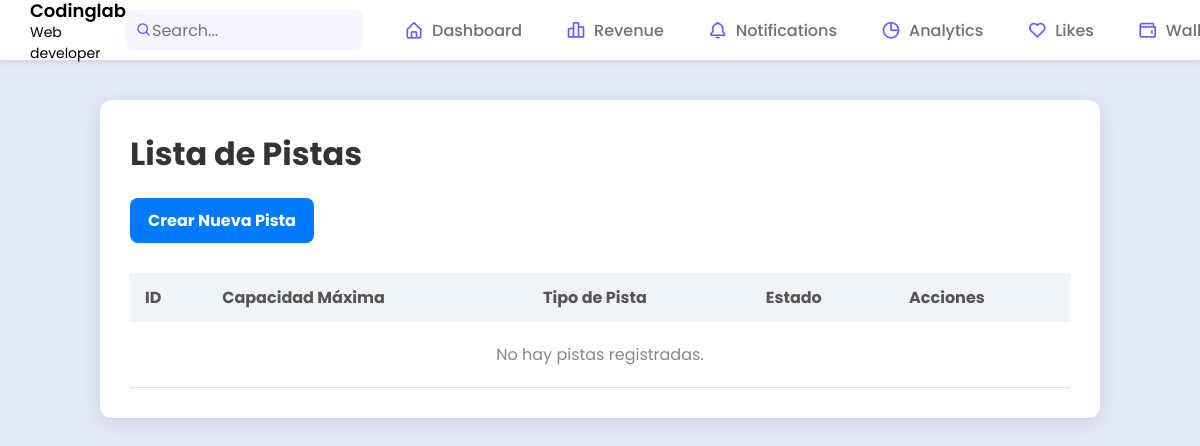
The app's page /pistas/, older data.
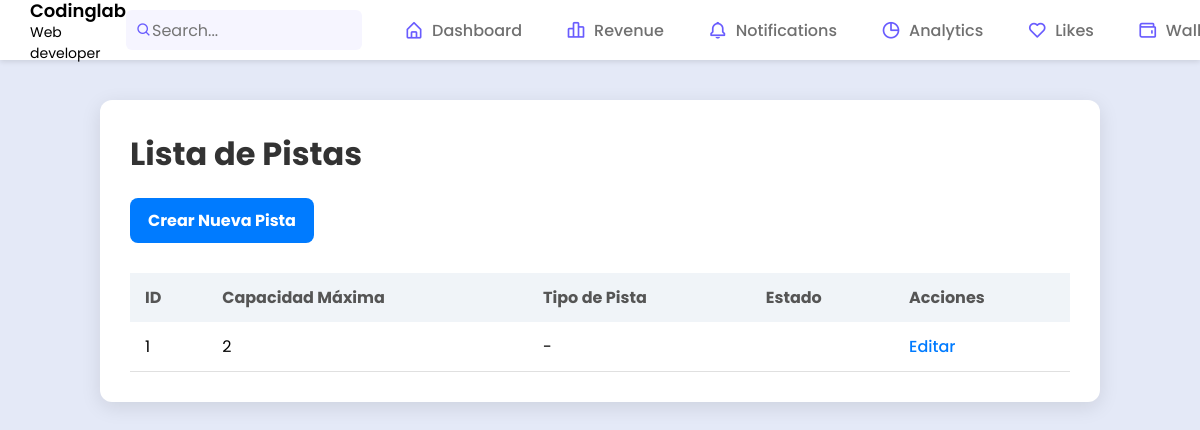
The same page, newer data.
### bowl/models.py (models this page shows, shortened)
class Pista(models.Model):
    id_pista = models.AutoField(primary_key=True)
    capacidad_maxima = models.IntegerField()
    tipo_pista = models.ForeignKey(TipoPista, on_delete=models.CASCADE, null=True, blank=True)
    estado = models.ForeignKey(Estado, on_delete=models.CASCADE, null=True, blank=True)

### bowl/views.py (the view)
# urls.py: path('pistas/', ListaPistasView.as_view(), name="lista_pistas"),
class ListaPistasView(ListView):
    model = Pista
    template_name = "bowl/cositas_admin/lista_pistas.html"
    context_object_name = "pistas"

### bowl/templates/bowl/cositas_admin/lista_pistas.html (shortened to what this page needs)
{% extends "bowl/navbar.html" %}
{% block content %}
<div class="container">
    <h1>Lista de Pistas</h1>
    <a href="{% url 'crear_pista' %}" class="btn">Crear Nueva Pista</a>
    <table>
        <thead>
            <tr>
                <th>ID</th>
                <th>Capacidad Máxima</th>
                <th>Tipo de Pista</th>
                <th>Estado</th>
                <th>Acciones</th>
            </tr>
        </thead>
        <tbody>
            {% for pista in pistas %}
            <tr>
                <td>{{ pista.id_pista }}</td>
                <td>{{ pista.capacidad_maxima }}</td>
                <td>
                    {% if pista.tipo_pista %}
                        {{ pista.tipo_pista.tipo }}
                    {% else %}
                        -
                    {% endif %}
                </td>
                <td>{{ pista.estado.nombre }}</td>
                <td><a href="{% url 'editar_pista' pista.id_pista %}" class="edit">Editar</a></td>
            </tr>
            {% empty %}
            <tr>
                <td colspan="5" class="no-data">No hay pistas registradas.</td>
            </tr>
            {% endfor %}
        </tbody>
    </table>
</div>
{% endblock %}

Row changes from the older to the newer data that the page shows:
added Pista: id_pista "1", capacidad_maxima "2"
Text that changed along with them:
text no longer shown: "No hay pistas registradas."
